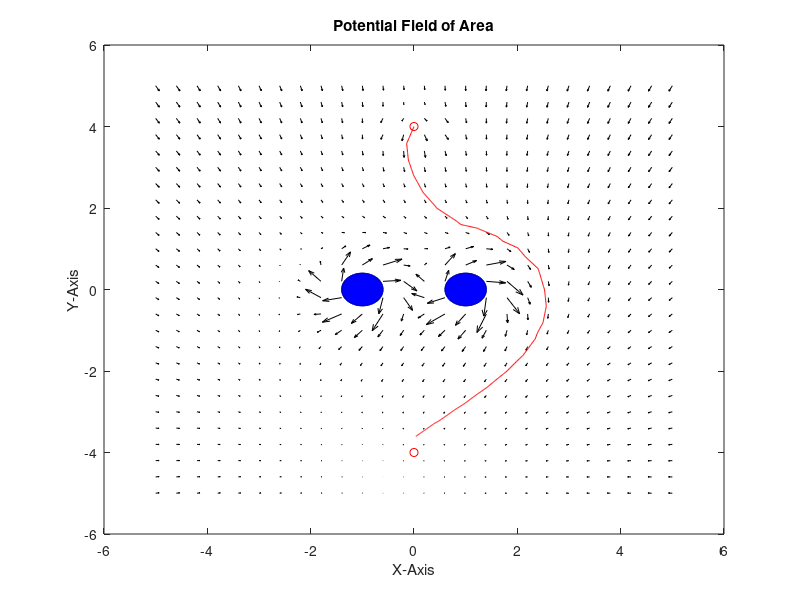
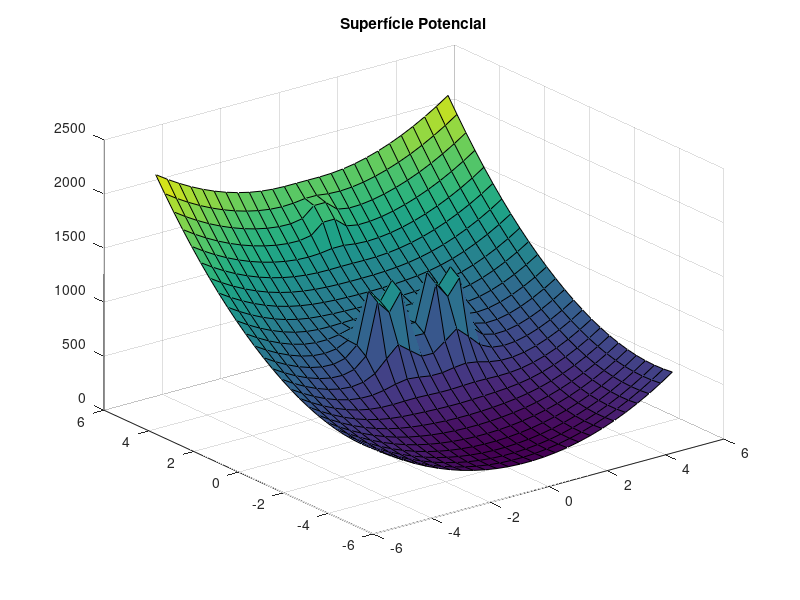

The MATLAB source for these figures, in order: (Note: this script raises an error after producing the figures.)
clear all
clc
dh=.4;
X=-5:dh:5;
Y=-5:dh:5;
[X,Y]=meshgrid(X,Y);
x0=[0;4];
xT=[0;-4];
Kr=50;
Vr=Kr./sqrt((X-x0(1)).^2+(Y-x0(2)).^2);
[fxr,fyr]=gradient(Vr,dh,dh);
Ka=40;
Va=.5.*Ka.*((X-xT(1)).^2+(Y-xT(2)).^2);
[fxa,fya]=gradient(Va,dh,dh);
%obstaculos
cx1=-1;
cy1=0;
cx2=1;
cy2=0;
cx3=2;
cy3=1;
cx4=3;
cy4=2;
rad=.4;
th=(0:.1*dh:2).*pi;
xo=rad.*cos(th);
yo=rad.*sin(th);
xo1=xo-cx1;
yo1=yo-cy1;
xo2=xo-cx2;
yo2=yo-cy2;

Vo1=[];
Vo2=[];

Vo=zeros(size(Vr));
Ko=5;

for i=1:length(th)
 Vo1=Ko./sqrt((X-xo1(i)).^2+(Y-yo1(i)).^2);
 Vo2=Ko./sqrt((X-xo2(i)).^2+(Y-yo2(i)).^2);

 Vo=Vo+Vo1+Vo2;

end
[fxo,fyo]=gradient(Vo,dh,dh);
fX=-fxr-fxa-fxo-fyo;
fY=-fyr-fya-fyo+fxo;
quiver(X,Y,fX,fY,'k')
title('Potential Field of Area')
xlabel('X-Axis')
ylabel('Y-Axis')
hold on
plot(x0(1),x0(2),'ro',xT(1),xT(2),'ro')
fill(xo1,yo1,'b',xo2,yo2,'b')
plot(xo1,yo1,'b',xo2,yo2,'b')
hold off
ss=1;
k=1;
xp=[];
yp=[];
zp=[];
xp(1)=x0(1);
yp(1)=x0(2);
zp(1) = 0.0;
ix=[];
iy=[];
jx=[];
jy=[];
fxx=0;
fyy=0;
while ss

 Pw=sqrt(((X-xp(k)).^2)+((Y-yp(k)).^2));
 xw(k)=min(min(Pw));

 [iix,iiy]=find(Pw==xw(k));
 ix(k)=iix(1);
 iy(k)=iiy(1);

 fx1=fX(ix(k),iy(k));
 fy1=fY(ix(k),iy(k));

 fxx(k)=fx1./norm(fX);
 fyy(k)=fy1./norm(fY);

 ff(k,:)=[fX(ix(k),iy(k)),fY(ix(k),iy(k))];

 xp(k+1)=xp(k)+dh*(fxx(k));
 yp(k+1)=yp(k)+dh*(fyy(k));
 zp(k+1) = 0.0;

 if (sqrt((xp(k+1)-xT(1)).^2+(yp(k+1)-xT(2)).^2)<=0.4)
 ss=0;
 end

 k=k+1;
end
hold
plot([xp],[yp],'r')
MAT = [xp' yp' zp'];
%writematrix(MAT,'Curva Potencial.csv')
figure
surf(X,Y,(Vr)+(Va)+(Vo))
title('Superfície Potencial')

%Configuração inicial de comunicacao
disp('Program started');
    % sim=remApi('remoteApi','extApi.h'); % using the header (requires a compiler)
    sim=remApi('remoteApi'); % using the prototype file (remoteApiProto.m)
    %send=send_path('send_path_4_drawing'); % using the prototype file (remoteApiProto.m)
    sim.simxFinish(-1); % just in case, close all opened connections
    clientID=sim.simxStart('127.0.0.1',19999,true,true,5000,5);
    
%     function [returnCode] = send_path_4_drawing(path, sleep_time)
%     %the bigger the sleep time the more accurate the points are placed but you have to be very patient :D
%         for i=path
%             %packedData=sim.simxPackFloats(i.flatten());
%             raw_bytes = (ctypes.c_ubyte * len(sim.simxPackFloats(i.flatten())))
%             returnCode=sim.simxWriteStringStream(clientID, "path_coord", raw_bytes, sim.simx_opmode_oneshot)
%             time.sleep(sleep_time)
% 
%         end
%     end

    if (clientID>-1)
        disp('Connected to remote API server');
 
     %-------------------------------------------Handle-----------------------------------------------------------------------------
     
     [returnCode,left_Motor]=sim.simxGetObjectHandle(clientID,'Motor_Esquerdo',sim.simx_opmode_blocking);
     [returnCode,right_Motor]=sim.simxGetObjectHandle(clientID,'Motor_Direito',sim.simx_opmode_blocking);
     [returnCode,carro]= sim.simxGetObjectHandle(clientID,'Carro',sim.simx_opmode_blocking);
     %------------------------------------------Other Code----------------------------------------------------------------------------
     %Movimentacao
     [returnCode]=sim.simxSetJointTargetVelocity(clientID,left_Motor,0,sim.simx_opmode_blocking);
     [returnCode]=sim.simxSetJointTargetVelocity(clientID,right_Motor,0,sim.simx_opmode_blocking);
     
     %Posicao e orientacao do robo
     [returnCode,position]=sim.simxGetObjectPosition(clientID,carro,-1,sim.simx_opmode_streaming);
     [returnCode,angulo_robo]=sim.simxGetObjectOrientation(clientID,carro,-1,sim.simx_opmode_streaming);

path = [xp' yp'];     
robot = differentialDriveKinematics("TrackWidth", 1, "VehicleInputs", "VehicleSpeedHeadingRate");
controller = controllerPurePursuit;
controller.Waypoints = path;
controller.DesiredLinearVelocity = 0.5;
controller.MaxAngularVelocity = 2.0;
controller.LookaheadDistance = 2.0;
robotInitialLocation = path(1,:);
robotGoal = path(end,:);
initialOrientation = -90;
robotCurrentPose = [robotInitialLocation initialOrientation]';
distanceToGoal = norm(robotInitialLocation - robotGoal);
goalRadius = 0.5;
 rd = 0.06;
 re = 0.06;
 B = 0.13;
 sampleTime = 0.1;
 % Determine vehicle frame size to most closely represent vehicle with plotTransforms
frameSize = robot.TrackWidth/2.5;
vizRate = rateControl(1/sampleTime);
release(controller);


      
%      for i=path
%             %packedData=sim.simxPackFloats(i.flatten());
%             raw_bytes = (uint8 * len(sim.simxPackFloats(i.flatten())))
%             [returnCode]=sim.simxWriteStringStream(clientID, "path_coord", raw_bytes, sim.simx_opmode_oneshot)
%             time.sleep(0,05)
% 
%     end
     %send_path_4_drawing(path, 0.05)
    
     
     while( distanceToGoal > goalRadius ) %tempo de movimentação
         
         
           release(controller);

         [v, omega] = controller(robotCurrentPose);
            
         % Get the robot's velocity using controller inputs
         
         
         %Velocidade das juntas
         wd = (v/rd) + (B/(2*rd))*omega;
         we = (v/re) - (B/(2*re))*omega;
         
         sim.simxSetJointTargetVelocity(clientID,left_Motor,we,sim.simx_opmode_blocking);
         sim.simxSetJointTargetVelocity(clientID,right_Motor,wd,sim.simx_opmode_blocking);
         
         %Parametro para pegar a posicao e orientacao
         [returnCode,position]=sim.simxGetObjectPosition(clientID,carro,-1,sim.simx_opmode_buffer); %(Retorna X,Y,Z)
         [returnCode,angulo_robo]=sim.simxGetObjectOrientation(clientID,carro,-1,sim.simx_opmode_buffer);
         
         vel = derivative(robot, robotCurrentPose, [v omega]);
         x = position(1);
         y = position(2);
         theta = angulo_robo(3);
         Pose = [x y theta]';
          % Update the current pose
          robotCurrentPose = Pose;
        %robotCurrentPose = robotCurrentPose + vel*sampleTime; 

        % Re-compute the distance to the goal
        distanceToGoal = norm(robotCurrentPose(1:2) - robotGoal(:));
        %distanceToGoal = norm(position(1:2) - robotGoal(:));
         
          % Update the plot
    hold off
    %show(map);
    hold all

    %Plot path each instance so that it stays persistent while robot mesh
    %moves
    plot(path(:,1), path(:,2),"k--d")
    
    %Plot the path of the robot as a set of transforms
    plotTrVec = [robotCurrentPose(1:2); 0];
    plotRot = axang2quat([0 0 1 robotCurrentPose(3)]);
    plotTransforms(plotTrVec', plotRot, 'MeshFilePath', 'groundvehicle.stl', 'Parent', gca, "View","2D", "FrameSize", frameSize);
    light;
    
    xlim([-5 5])
    ylim([-5 5])
    waitfor(vizRate);
                    
 
     end
     

     [returnCode]=sim.simxSetJointTargetVelocity(clientID,left_Motor,0,sim.simx_opmode_blocking);
     [returnCode]=sim.simxSetJointTargetVelocity(clientID,right_Motor,0,sim.simx_opmode_blocking);

     sim.simxFinish(-1);
 end
 
 
 sim.delete();